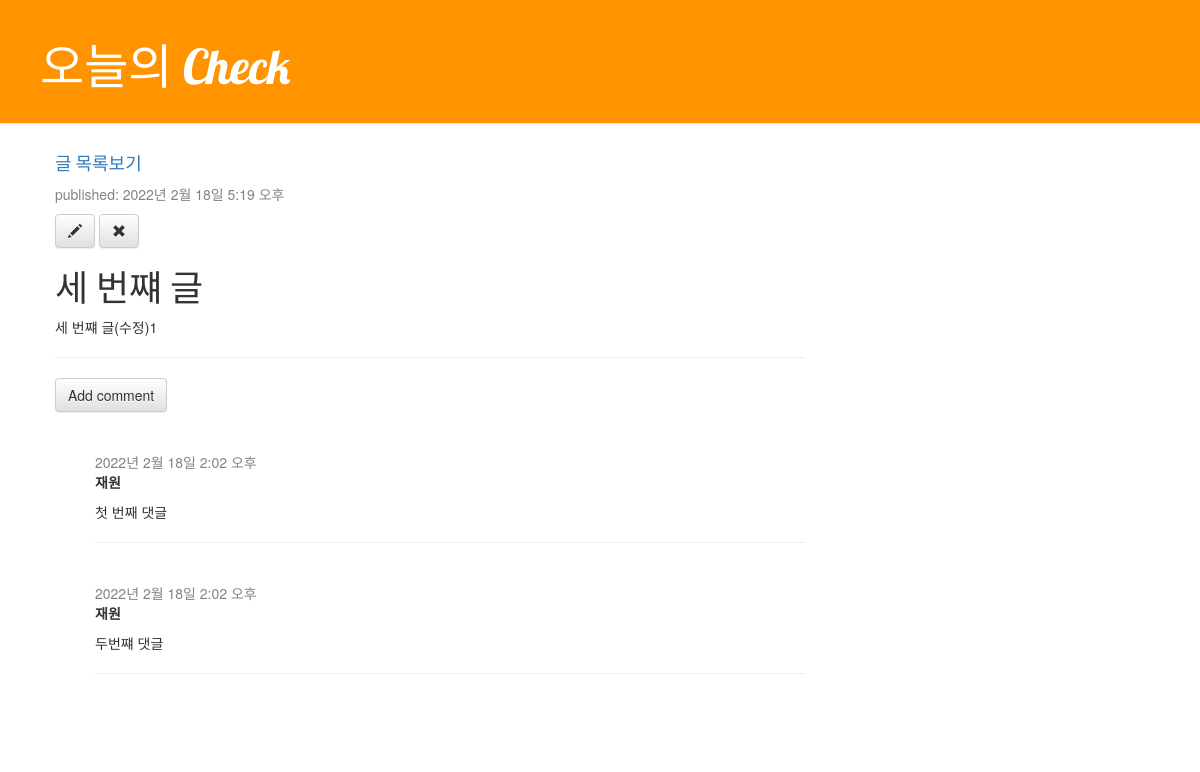
Page /todayblog/freepost/4 (signed in) on the earlier database version.
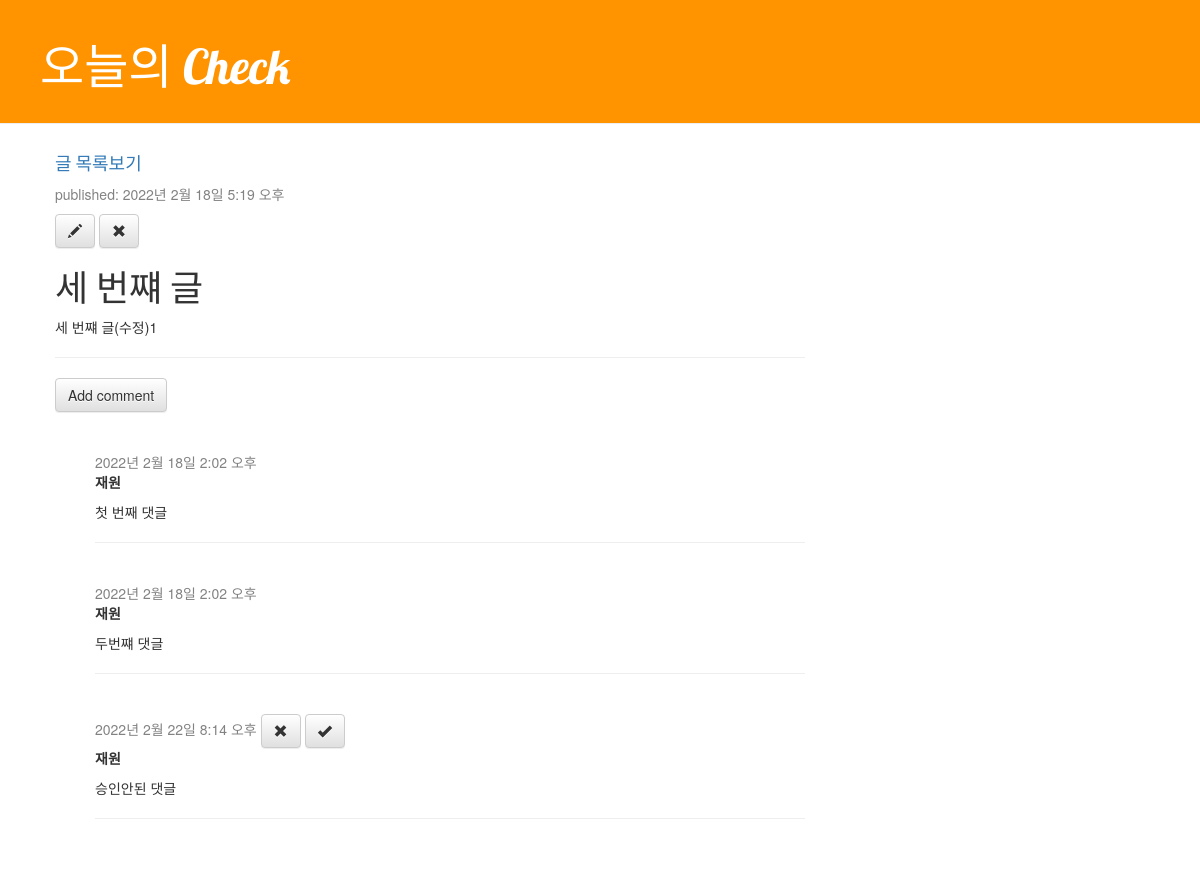
Same page on the later database version.
### todayblog/models.py (models this page shows, shortened)
class Comment(models.Model):
    post = models.ForeignKey('todayblog.Post', on_delete=models.CASCADE, related_name='comments')
    author = models.CharField(max_length=200)
    text = models.TextField()
    created_date = models.DateTimeField(default=timezone.now)
    approved_comment = models.BooleanField(default=False)

### todayblog/views.py (the view)
# urls.py: path('freepost/<int:pk>', views.free_post_detail, name='free_post_detail'),
def free_post_detail(request,pk):
    post = get_object_or_404(Post,pk=pk)
    return render(request, 'todayblog/free_post_detail.html', {'post_key':post})

### todayblog/templates/todayblog/free_post_detail.html
{% extends 'todayblog/base.html' %}
{% block content %}
    <h4><a href="{% url 'free_post_list' %}">글 목록보기</a></h4>
    <div class="post">
        <div class="date">
            <p>published: {{ post_key.published_date }}</p>
        </div>
        {% if user.is_authenticated %}
            <a class="btn btn-default" href="{% url 'free_post_edit' pk=post_key.pk %}">
                <span class="glyphicon glyphicon-pencil"></span></a>
            <a class="btn btn-default" href="{% url 'free_post_remove' pk=post_key.pk %}">
                <span class="glyphicon glyphicon-remove"></span></a>
        {% else %}
            <a href="{% url 'login' %}" class="btn btn-default">
                <span class="glyphicon glyphicon-lock"></span></a>
        {% endif %}
        <h1>{{ post_key.title }}</h1>
        <p>{{ post_key.text| linebreaksbr }}</p>
        <hr>
        <a class="btn btn-default" href="{% url 'add_comment_to_post' pk=post_key.pk %}">Add comment</a>
        {% for comment in post_key.comments.all %}
            {% if user.is_authenticated or comment.approved_comment %}
                <div class="comment">
                    <div class="date">{{ comment.created_date }}
                        {% if not comment.approved_comment %}
                            <a class="btn btn-default" href="{% url 'comment_remove' pk=comment.pk %}">
                                <span class="glyphicon glyphicon-remove"></span></a>
                            <a class="btn btn-default" href="{% url 'comment_approve' pk=comment.pk %}">
                                <span class="glyphicon glyphicon-ok"></span></a>
                        {% endif %}
                    </div>
                    <strong>{{ comment.author }}</strong>
                    <p>{{ comment.text|linebreaks }}
                    <hr>
                    </p>
                </div>
            {% endif %}
        {% empty %}
            <p>No comments here yet </p>
        {% endfor %}
    </div>
{% endblock %}

Differences in the rows shown:
added Comment: created_date "2022년 2월 22일 8:14 오후", approved_comment False (drawn), author "재원", text "승인안된 댓글"
